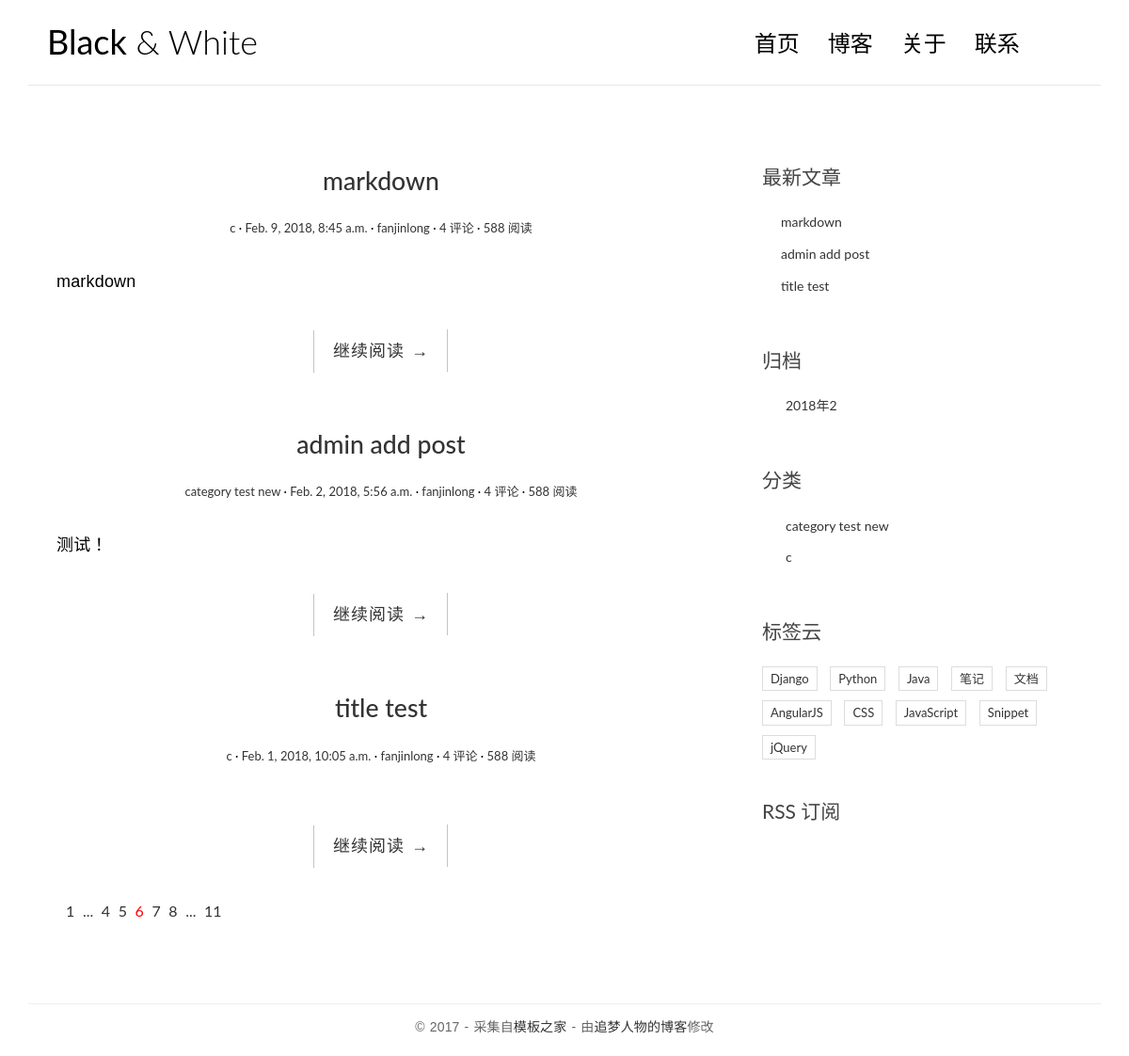
The page / on the database its author committed.
### myapp/models.py (models this page shows, shortened)
class Post(models.Model):
	title = models.CharField(max_length=70)
	body = models.TextField()
	objects = models.Manager()
	created_time = models.DateTimeField()
	modified_time = models.DateTimeField()
	excerpt = models.CharField(max_length=200, blank=True);
	category = models.ForeignKey(Category, on_delete=models.CASCADE)
	tags = models.ManyToManyField(Tag, blank=True)
	author = models.ForeignKey(User, on_delete=models.CASCADE)
	def get_absolute_url(self):
		return reverse('myapp:detail', kwargs={'pk':self.pk})

class Category(models.Model):
	name = models.CharField(max_length=100)

### myapp/views.py (the view)
# urls.py: path('',views.index, name='index'),
def index(request):
	post_list = Post.objects.all().order_by('-created_time')
	return render(request, 'myapp/index.html', context={
		'post_list': post_list,
		})

### myapp/templatetags/myapp_tags.py (called while the page is built)
@register.simple_tag
def get_recent_posts(num=5):
	return Post.objects.all().order_by('-created_time')[:num]

@register.simple_tag
def archives():
	return Post.objects.dates('created_time', 'month', order='DESC')#降序Descending

@register.simple_tag
def get_categories():
	return Category.objects.all()

### templates/myapp/index.html
{% extends 'base.html' %}
            {% block main %}
                {% for post in post_list %}
                <article class="post post-{{ post.pk }}">
                    <header class="entry-header">
                        <h1 class="entry-title">
                            <a href="{{ post.get_absolute_url }}">{{ post.title }}</a>
                        </h1>
                        <div class="entry-meta">
                            <span class="post-category"><a href="#">{{ post.category.name }}</a></span>
                            <span class="post-date"><a href="#"><time class="entry-date"
                                                                      datetime="2012-11-09T23:15:57+00:00">{{ post.created_time }}</time></a></span>
                            <span class="post-author"><a href="#">{{ post.author }}</a></span>
                            <span class="comments-link"><a href="#">4 评论</a></span>
                            <span class="views-count"><a href="#">588 阅读</a></span>
                        </div>
                    </header>
                    <div class="entry-content clearfix">
                        <p>{{ post.excerpt }}</p>
                        <div class="read-more cl-effect-14">
                            <a href="{{ post.get_absolute_url }}" class="more-link">继续阅读 <span class="meta-nav">→</span></a>
                        </div>
                    </div>
                </article>
                {% empty %}
                <div class="no-post">暂时还没有发布文章</div>
                {% endfor %}
                <div class="pagination">
                    <ul>
                        <li><a href="">1</a></li>
                        <li><a href="">...</a></li>
                        <li><a href="">4</a></li>
                        <li><a href="">5</a></li>
                        <li class="current"><a href="">6</a></li>
                        <li><a href="">7</a></li>
                        <li><a href="">8</a></li>
                        <li><a href="">...</a></li>
                        <li><a href="">11</a></li>
                    </ul>
                </div>
            {% endblock main %}

### templates/base.html (shortened to what this page needs)
{% load static %}
{% load myapp_tags %}
<!DOCTYPE html>
<html>
<head>
    <link rel="stylesheet" href="{% static 'myapp/css/bootstrap.min.css' %}">
    <link rel="stylesheet" href="http://code.ionicframework.com/ionicons/2.0.1/css/ionicons.min.css">
    <link rel="stylesheet" href="{% static 'myapp/css/pace.css' %}">
    <link rel="stylesheet" href="{% static 'myapp/css/custom.css' %}">
    <link rel="stylesheet" href="{% static 'myapp/css/highlights/github.css' %}">
</head>
<body>
<div class="container">
    <header id="site-header">
        <div class="row">
            <div class="col-md-4 col-sm-5 col-xs-8">
                <div class="logo">
                    <h1><a href="index.html"><b>Black</b> &amp; White</a></h1>
                </div>
            </div>
            <div class="col-md-8 col-sm-7 col-xs-4">
                <nav class="main-nav" role="navigation">
                    <div class="collapse navbar-collapse" id="bs-example-navbar-collapse-1">
                        <ul class="nav navbar-nav navbar-right">
                            <li class="cl-effect-11"><a href="index.html" data-hover="首页">首页</a></li>
                            <li class="cl-effect-11"><a href="full-width.html" data-hover="博客">博客</a></li>
                            <li class="cl-effect-11"><a href="about.html" data-hover="关于">关于</a></li>
                            <li class="cl-effect-11"><a href="contact.html" data-hover="联系">联系</a></li>
                        </ul>
                    </div>
                </nav>
            </div>
        </div>
    </header>
</div>
<div class="content-body">
    <div class="container">
        <div class="row">
            <main class="col-md-8">
                {% block main %}
                {% endblock main %}
            </main>
            <aside class="col-md-4">
                <div class="widget widget-recent-posts">
                    <h3 class="widget-title">最新文章</h3>
                       {% get_recent_posts as recent_post_list %}
                    <ul>
                        {% for post in recent_post_list %}
                       <li>
                           <a href="{{ post.get_absolute_url }}">{{ post.title }}</a>
                       </li>
                       {% empty %}
                       暂无文章!
                       {% endfor %}
                    </ul>
                </div>
                <div class="widget widget-archives">
                    <h3 class="widget-title">归档</h3>
                    {% archives as date_list %}
                    <ul>
                        {% for date in date_list %}
                        <li>
                            <a href="{% url 'myapp:archives' date.year date.month %}">{{ date.year }}年{{ date.month }}</a>
                        </li>
                        {% empty %}
                        暂无归档！
                        {% endfor %}
                    </ul>
                </div>
                <div class="widget widget-category">
                    <h3 class="widget-title">分类</h3>
                    {% get_categories as category_list %}
                    <ul>
                        {% for category in category_list %}
                        <li>
                            <a href="{% url 'myapp:category' category.pk %}">{{ category.name }}</a>
                        </li>
                        {% empty %}
                        暂无分类！
                        {% endfor %}
                    </ul>
                </div>
                <div class="widget widget-tag-cloud">
                    <h3 class="widget-title">标签云</h3>
                    <ul>
                        <li>
                            <a href="#">Django</a>
                        </li>
                        <li>
                            <a href="#">Python</a>
                        </li>
                        <li>
                            <a href="#">Java</a>
                        </li>
                        <li>
                            <a href="#">笔记</a>
                        </li>
                        <li>
                            <a href="#">文档</a>
                        </li>
                        <li>
                            <a href="#">AngularJS</a>
                        </li>
                        <li>
                            <a href="#">CSS</a>
                        </li>
                        <li>
                            <a href="#">JavaScript</a>
                        </li>
                        <li>
                            <a href="#">Snippet</a>
                        </li>
                        <li>
                            <a href="#">jQuery</a>
                        </li>
                    </ul>
                </div>
                <div class="rss">
                    <a href=""> RSS 订阅</a>
                </div>
            </aside>
        </div>
    </div>
</div>
<footer id="site-footer">
    <div class="container">
        <div class="row">
            <div class="col-md-12">
                <p class="copyright">&copy 2017 - 采集自<a href="http://www.cssmoban.com/"
                                                        target="_blank" title="模板之家">模板之家</a>
                    - 由<a href="http://zmrenwu.com/" title="网页模板" target="_blank">追梦人物的博客</a>修改
                </p>
            </div>
        </div>
    </div>
</footer>
</body>
</html>

### myapp/static/myapp/css/custom.css (style rules this page uses)
* { outline: none; }
h1, h2, h3, h4, h5, h6 { margin-top: 0; }
b { font-weight: 400; }
a { color: #333; }
body { color: #444; font-family: 'Lato', sans-serif; }
p { font-family: 'Ubuntu', sans-serif; font-weight: 400; word-spacing: 1px; letter-spacing: 0.01em; }
#site-header { background-color: #FFF; padding: 25px 20px; margin-bottom: 40px; border-bottom: 1px solid #e7e7e7; }
.logo h1 a { color: #000; }
.logo h1 { margin: 0; font-family: 'Lato', sans-serif; font-weight: 300; }
.main-nav { margin-top: 11px; max-width: 95%; }
.main-nav a { color: #000000 !important; padding: 0 0 5px 0 !important; margin-right: 30px; font-family: 'Lato', sans-serif; font-weight: 300; font-size: 24px; }
.cl-effect-11 a { padding: 10px 0; color: #0972b4; text-shadow: none; }
.cl-effect-11 a::before { position: absolute; top: 0; left: 0; overflow: hidden; padding: 0 0 5px 0 !important; max-width: 0; border-bottom: 1px solid #000; color: #000; content: attr(data-hover); white-space: nowrap; -webkit-transition: max-width 0.5s; -moz-transition: max-width 0.5s; transition: max-width 0.5s; }
.content-body { padding-bottom: 4em; }
.post { background: #fff; padding: 30px 30px 0; }
.entry-title { text-align: center; font-size: 1.9em; margin-bottom: 20px; line-height: 1.6; padding: 10px 20px 0; }
.entry-meta { text-align: center; color: #DDDDDD; font-size: 13px; margin-bottom: 30px; }
.entry-content { font-size: 18px; line-height: 1.9; font-weight: 300; color: #000; }
.post-category::after, .post-date::after, .post-author::after, .comments-link::after { content: ' ·'; color: #000; }
.read-more { font-family: 'Ubuntu', sans-serif; font-weight: 400; word-spacing: 1px; letter-spacing: 0.01em; text-align: center; margin-top: 20px; }
.cl-effect-14 a { padding: 0 20px; height: 45px; line-height: 45px; position: relative; display: inline-block; margin: 15px 25px; letter-spacing: 1px; font-weight: 400; text-shadow: 0 0 1px rgba(255, 255, 255, 0.3); }
.cl-effect-14 a::before, .cl-effect-14 a::after { position: absolute; width: 45px; height: 1px; background: #C3C3C3; content: ''; -webkit-transition: all 0.3s; -moz-transition: all 0.3s; transition: all 0.3s; pointer-events: none; }
.cl-effect-14 a::before { top: 0; left: 0; -webkit-transform: rotate(90deg); -moz-transform: rotate(90deg); transform: rotate(90deg); -webkit-transform-origin: 0 0; -moz-transform-origin: 0 0; transform-origin: 0 0; }
.cl-effect-14 a::after { right: 0; bottom: 0; -webkit-transform: rotate(90deg); -moz-transform: rotate(90deg); transform: rotate(90deg); -webkit-transform-origin: 100% 0; -moz-transform-origin: 100% 0; transform-origin: 100% 0; }
.widget { background: #fff; padding: 30px 0 0; }
.widget-title { font-size: 1.5em; margin-bottom: 20px; line-height: 1.6; padding: 10px 0 0; font-weight: 400; }
.widget-recent-posts ul { padding: 0; margin: 0; padding-left: 20px; }
.widget-recent-posts ul li { list-style-type: none; position: relative; line-height: 170%; margin-bottom: 10px; }
.widget-recent-posts ul li::before { content: '\f3d3'; font-family: "Ionicons"; position: absolute; left: -17px; top: 3px; font-size: 16px; color: #000; }
.widget-archives ul { padding: 0; margin: 0; padding-left: 25px; }
.widget-archives ul li { list-style-type: none; position: relative; line-height: 170%; margin-bottom: 10px; }
.widget-archives ul li::before { content: '\f3f3'; font-family: "Ionicons"; position: absolute; left: -25px; top: 1px; font-size: 16px; color: #000; }
.widget-category ul { padding: 0; margin: 0; padding-left: 25px; }
.widget-category ul li { list-style-type: none; position: relative; line-height: 170%; margin-bottom: 10px; }
.widget-category ul li::before { content: '\f3fe'; font-family: "Ionicons"; position: absolute; left: -25px; top: 1px; font-size: 18px; color: #000; }
.widget-tag-cloud ul { padding: 0; margin: 0; margin-right: -10px; }
.widget-tag-cloud ul li { list-style-type: none; font-size: 13px; display: inline-block; margin-right: 10px; margin-bottom: 10px; padding: 3px 8px; border: 1px solid #ddd; }
.rss { font-size: 21px; margin-top: 30px; }
.rss a { color: #444; }
#site-footer { padding-top: 10px; padding: 0 0 1.5em 0; }
.copyright { text-align: center; padding-top: 1em; margin: 0; border-top: 1px solid #eee; color: #666; }
.pagination ul { list-style: none; }
.pagination ul li { display: inline-block; font-size: 16px; margin-right: 5px; }
.current a { color: red; }

### rows shown on the page
Post: title "markdown", category.name "c", created_time "Feb. 9, 2018, 8:45 a.m.", author "fanjinlong", excerpt "markdown"
Post: title "admin add post", category.name "category test new", created_time "Feb. 2, 2018, 5:56 a.m.", author "fanjinlong", excerpt "测试！"
Post: title "title test", category.name "c", created_time "Feb. 1, 2018, 10:05 a.m.", author "fanjinlong"
Category: name "category test new"
Category: name "c"

### other values the page prints
{{ date.year }} "2018"
{{ date.month }} "2"
